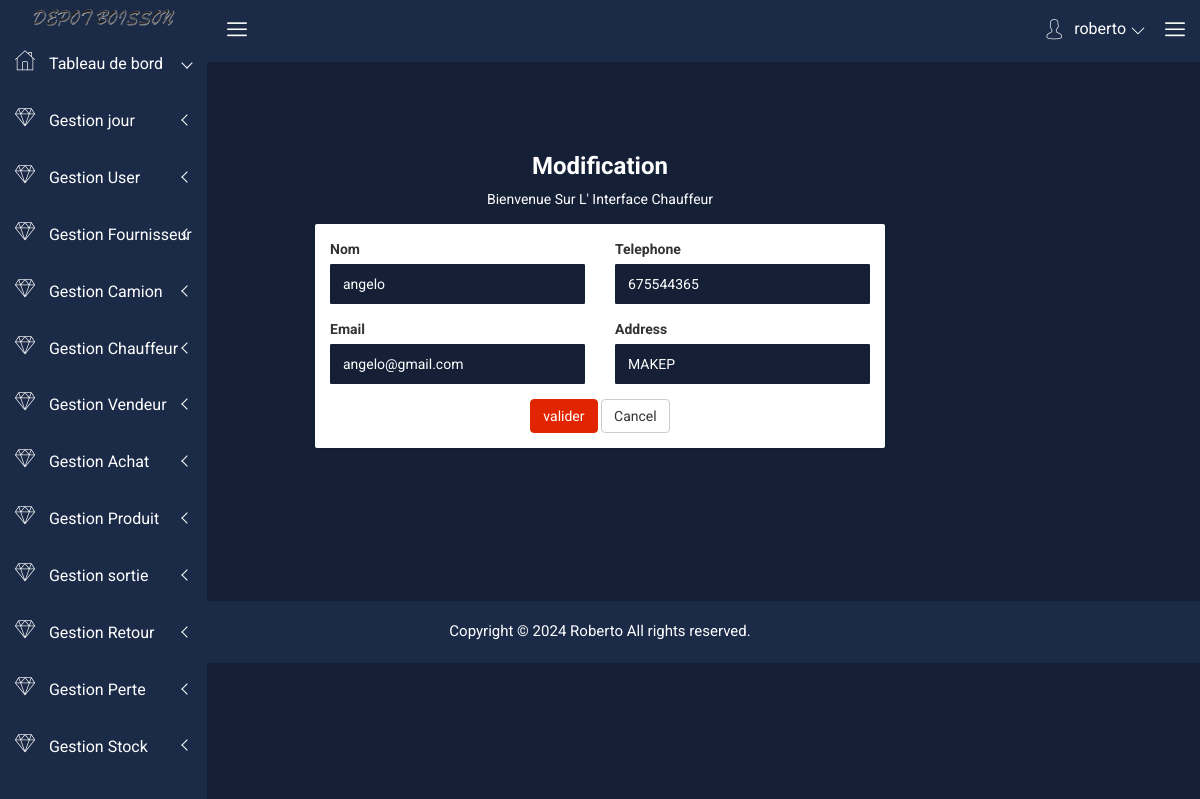
The app's page /index.php?page=modifierChauf&id=1 (signed in) with its own data.
### tables this page shows
CREATE TABLE `chauffeur` (
  `id_chauffeur` int(255) NOT NULL,
  `nom` varchar(255) NOT NULL,
  `telephone` varchar(255) NOT NULL,
  `adresse` varchar(255) NOT NULL,
  `email` varchar(255) NOT NULL,
  `etat` varchar(255) NOT NULL
);

### model/chauffeur.php (called while the page is built, shortened)
<?php
  class chauffeur{
    public function connect(){
      $host="localhost";
      $dbname="gestions_stocks";
      $user="root";
      $pass="";
      $connect = new PDO ("mysql:host=$host;dbname=$dbname",$user,$pass);
      $connect->setAttribute(PDO::ATTR_ERRMODE,PDO::ERRMODE_EXCEPTION);
      return $connect;
    }
  public function detailchauf($id){
    $connect=$this->connect();
    $requete=$connect->query("SELECT*FROM chauffeur WHERE etat='en cours' and id_chauffeur=$id");
    $resultat=$requete->fetchAll();
    return $resultat;
  }
   }

### vues/modifierChauf.php (the view, shortened to what this page needs)
<?php
require("header.php")
?>
    <div class="breadcome-area">
                <div class="container-fluid">
                    <div class="row">
										</div>
											<div class="breadcomb-ctn">
											</div>
										</div>
                                    </div>
                                </div>
                            </div>
    <div class="container-fluid">
      <div class="row">
          <div class="col-lg-3 col-md-3 col-sm-3 col-xs-12"></div>
          <div class="col-md-6 col-md-6 col-sm-6 col-xs-12">
              <div class="text-center custom-login">
                  <h3 style="color: white;">Modification</h3>
                  <p style="color: white;">Bienvenue Sur L' Interface Chauffeur</p>
              </div>
              <div class="hpanel">
                  <div class="panel-body">
                    <form action="" id="loginForm" method="POST">
                      <div class="row">
                      <?php foreach($detailchauf as $data) { ?>
                          <div class="form-group col-lg-6">
                              <label>Nom</label>
                              <input type="text" class="form-control" name="nom" placeholder="Entrez Le Nom" value="<?php echo $data['nom']; ?>">
                          </div>
                          <div class="form-group col-lg-6">
                              <label>Telephone</label>
                              <input type="text" name="telephone" class="form-control" placeholder="Entrez Le Numero De Telephone" value="<?php echo $data['telephone']; ?>">
                          </div>
                          <div class="form-group col-lg-6">
                            <label>Email </label>
                            <input type="email" name="email"class="form-control" placeholder="Entrez L' Email " value="<?php echo $data['email']; ?>">
                          </div>
                          <div class="form-group col-lg-6">
                              <label>Address</label>
                              <input type= "text" class="form-control" name="adresse" placeholder="Entrez L' Adresse" value="<?php echo $data['adresse']; ?>">
                          </div>
                          <?php } ?>
                      </div>
                      <div class="text-center">
                          <button type="submit" name="valider" class="btn btn-success loginbtn">valider</button>
                          <button class="btn btn-default">Cancel</button>
                      </div>
                  </form>
                  </div>
              </div>
          </div>
          <div class="col-lg-3 col-md-3 col-sm-3 col-xs-12"></div>
      </div>
      </div>
      <div>
		</div>
 <?php
 require("footer.php")
 ?>

### css/main.css (style rules this page uses)
html { color: #222; font-size: 1em; line-height: 1.4; }

### records on screen
chauffeur: nom "angelo", telephone "675544365", email "angelo@gmail.com", adresse "MAKEP"

### other values on screen
$_SESSION['user'] "roberto"
